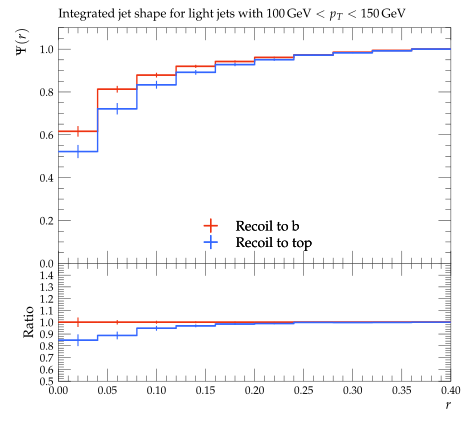

The script that saved this image:
#! /usr/bin/env python

# This Python script was auto-generated using YODA v2.0.2.
# Analysis object: /ATLAS_2013_I1243871/d05-x02-y02
# Timestamp: 03-08-2026 (15:47:41)

import matplotlib as mpl
import matplotlib.pyplot as plt
mpl.use('Agg') # comment out for interactive use
import os
import numpy as np

plotDir = os.path.split(os.path.realpath(__file__))[0]
if 'YODA_USER_PLOT_PATH' in globals():
    plot_outdir = globals()['YODA_USER_PLOT_PATH']
else:
    plot_outdir = plotDir

#plot style
plt.style.use(os.path.join(plotDir, '../default.mplstyle'))
# plot metadata
figW, figH = plt.rcParams['figure.figsize']
ax_xLabel = r'$r$'
ax_yLabel = r'$\Psi(r)$'
ax_title  = r'Integrated jet shape for light jets with $100\,\mathrm{GeV} < p_T < 150\,\mathrm{GeV}$'
ax_xScale = 'linear'
ax_yScale = 'linear'
xLims = (0.0, 0.4)
yLims = (0.0, 1.1)

# TeX-friendly labels for the legend
labels = {
    'legend' : ([ r"Recoil to b", r"Recoil to top" ], r""),
}

# Adjust canvas width and height
canvasW = 10.0
canvasH = 9.0
figW *= canvasW/10.
figH *= canvasH/9.

# Create figure and axis objects
fig, (ax, ratio0_ax) = plt.subplots(2, 1, sharex=True,
                  figsize=(figW,figH), gridspec_kw={'height_ratios': (6.0, 3.0)})

# Set figure margins
plt.subplots_adjust(
    left   = 1.0 * plt.rcParams['figure.subplot.left'],
    right  = 1.0 * plt.rcParams['figure.subplot.right'],
    top    = 1.0 * plt.rcParams['figure.subplot.top'],
    bottom = 1.0 * plt.rcParams['figure.subplot.bottom'])

ratio0_ax.yaxis.set_major_locator(mpl.ticker.MultipleLocator(0.1))
ratio0_ax.set_ylim(0.5, 1.4999)
ratio0_ax.set_ylabel('Ratio')

# the numerical data is stored in a separate file
dataf = dict()
prefix = os.path.split(__file__)[0]
if prefix:    prefix = prefix + '/'
exec(open(prefix+'d05-x02-y02__data.py').read(), dataf)


legend_handles = dict() # keep track of handles for the legend

# style options for curves
# starts at zorder>=5 to draw curve on top of legend
styles = {
  'recoil_b': {
    'color' : '#EE3311',
    'linestyle' : '-',
    'linewidth' : 1,
    'marker' : 'none',
    'markersize' : 2,
    'capsize' : 0.0,
    'zorder' : 5,
    'histstyle' : 1,
    'drawstyle' : 'steps-pre',
    'xerrorbars' : 1,
    'yerrorbars' : 1,
    'fillcolor' : None,
    'fillopacity' : 1.0,
    'ratio0_linestyle' : '-',
    'ratio0_linewidth' : 1,
    'ratio0_marker' : 'none',
    'ratio0_markersize' : 2,
    'ratio0_capsize' : 0.0,
    'ratio0_zorder' : 5,
    'ratio0_histstyle' : 1,
    'ratio0_drawstyle' : 'steps-pre',
    'ratio0_xerrorbars' : 1,
    'ratio0_yerrorbars' : 1,
  },
  'recoil_t': {
    'color' : '#3366FF',
    'linestyle' : '-',
    'linewidth' : 1,
    'marker' : 'none',
    'markersize' : 2,
    'capsize' : 0.0,
    'zorder' : 6,
    'histstyle' : 1,
    'drawstyle' : 'steps-pre',
    'xerrorbars' : 1,
    'yerrorbars' : 1,
    'fillcolor' : None,
    'fillopacity' : 1.0,
    'ratio0_linestyle' : '-',
    'ratio0_linewidth' : 1,
    'ratio0_marker' : 'none',
    'ratio0_markersize' : 2,
    'ratio0_capsize' : 0.0,
    'ratio0_zorder' : 6,
    'ratio0_histstyle' : 1,
    'ratio0_drawstyle' : 'steps-pre',
    'ratio0_xerrorbars' : 1,
    'ratio0_yerrorbars' : 1,
  },
}

# curve from input yoda files in main panel
for label, yvals in dataf['yvals'].items():
    if all(np.isnan(v) for v in dataf['yvals'][label]):
        continue
    tmp = None
    if styles[label]['histstyle']: # draw as histogram
        xpos = dataf['xedges'][label] if styles[label]['drawstyle'] else dataf['xpoints'][label]
        ypos = np.insert(yvals, 0, yvals[0]) if styles[label]['drawstyle'] else yvals
        if styles[label]['fillcolor']: # fill area below curve
            ax.fill_between(xpos, ypos, step='pre',
                            color=styles[label]['fillcolor'],
                            alpha=styles[label]['fillopacity'])
        tmp, = ax.plot(xpos, ypos,
                       color=styles[label]['color'],
                       linestyle=styles[label]['linestyle'],
                       linewidth=styles[label]['linewidth'],
                       drawstyle=styles[label]['drawstyle'], solid_joinstyle='miter',
                       zorder=styles[label]['zorder'], label=label)
    tmp = ax.errorbar(dataf['xpoints'][label], yvals,
                      xerr=np.array(dataf['xerrs'][label])*styles[label]['xerrorbars'],
                      yerr=np.array(dataf['yerrs'][label])*styles[label]['yerrorbars'],
                      fmt=styles[label]['marker'], capsize=styles[label]['capsize'],
                      markersize=styles[label]['markersize'],
                      ecolor=styles[label]['color'],
                      color=styles[label]['color'], zorder=styles[label]['zorder'])
    tmp[-1][0].set_linestyle(styles[label]['linestyle'])
    tmp[-1][0].set_linewidth(styles[label]['linewidth'])
    if label in dataf['add_legend_handle']:  legend_handles[label] = tmp
    for varLabel in dataf['variation_yvals'].keys():
        if varLabel.startswith(label):
            tmp, = ax.plot(dataf['xedges'][label], dataf['variation_yvals'][varLabel],
                           color=styles[label]['color'],
                           linestyle=styles[label]['linestyle'],
                           linewidth=styles[label]['linewidth'],
                           drawstyle='steps-pre', solid_joinstyle='miter',
                           zorder=styles[label]['zorder'], alpha=0.5)


# plots on ratio panel
# curve from input yoda files in ratio panel
for label, yvals in dataf['ratio0_yvals'].items():
    if all(np.isnan(v) for v in yvals):
        continue
    if styles[label]['ratio0_histstyle']: # plot as histogram
        xpos = dataf['xedges']['recoil_b'] if styles[label]['ratio0_drawstyle'] else dataf['xpoints']['recoil_b']
        ypos = np.insert(yvals, 0, yvals[0]) if styles[label]['ratio0_drawstyle'] else yvals
        ratio0_ax.plot(xpos, ypos,
                       color=styles[label]['color'],
                       linewidth=styles[label]['linewidth'],
                       linestyle=styles[label]['ratio0_linestyle'],
                       drawstyle=styles[label]['ratio0_drawstyle'], zorder=styles[label]['zorder'],
                       solid_joinstyle='miter')
    tmp = ratio0_ax.errorbar(dataf['xpoints']['recoil_b'], yvals,
                             xerr=np.array(dataf['ref_xerrs'])*styles[label]['ratio0_xerrorbars'],
                             yerr=np.array(dataf['ratio0_yerrs'][label])*styles[label]['ratio0_yerrorbars'],
                             fmt=styles[label]['ratio0_marker'], capsize=styles[label]['ratio0_capsize'],
                             markersize=styles[label]['ratio0_markersize'],
                             ecolor=styles[label]['color'],
                             color=styles[label]['color'])
    tmp[-1][0].set_linestyle(styles[label]['ratio0_linestyle'])
    tmp[-1][0].set_linewidth(styles[label]['ratio0_linewidth'])

    for varlabel in dataf['ratio0_variation_vals'].keys():
        if varlabel.startswith(label):
            ratio0_ax.plot(dataf['xedges']['recoil_b'],
                            dataf['ratio0_variation_vals'][varlabel],
                            color=styles[label]['color'],
                            linestyle=styles[label]['linestyle'],
                            linewidth=styles[label]['linewidth'],
                            drawstyle='steps-pre', solid_joinstyle='miter',
                            zorder=1, alpha=0.5)

legend_items = list(legend_handles.values())
ax.add_artist(ax.legend(legend_items,
                        labels['legend'][0],
                        title=labels['legend'][1],
                        alignment='left',
                        loc='lower center',
                        bbox_to_anchor=(0.5, 0.0)))

# set plot metadata as defined above
ratio0_ax.set_xlabel(ax_xLabel)
ratio0_ax.xaxis.set_label_coords(1., -0.15)
ax.set_ylabel(ax_yLabel, ha='right', va='top')
ax.yaxis.set_label_coords(-0.11, 1.0)
ax.set_title(ax_title, loc='left')
ax.set_xscale(ax_xScale)
ax.set_yscale(ax_yScale)
ax.set_xlim(xLims)
ax.set_ylim(yLims)

# tick formatting
plt.rcParams['xtick.top'] = True
plt.rcParams['ytick.right'] = True
fig.align_ylabels((ax, ratio0_ax))
plt.savefig(os.path.join(plot_outdir, 'd05-x02-y02.pdf'), format='PDF')
plt.savefig(os.path.join(plot_outdir, 'd05-x02-y02.png'), format='PNG')

plt.close(fig)
